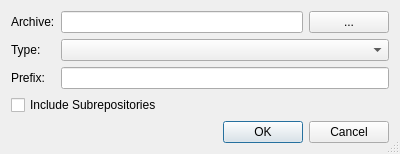
<?xml version="1.0" encoding="UTF-8"?>
<ui version="4.0">
 <class>HgArchiveDialog</class>
 <widget class="QDialog" name="HgArchiveDialog">
  <property name="geometry">
   <rect>
    <x>0</x>
    <y>0</y>
    <width>400</width>
    <height>145</height>
   </rect>
  </property>
  <property name="windowTitle">
   <string>Mercurial Archive</string>
  </property>
  <property name="sizeGripEnabled">
   <bool>true</bool>
  </property>
  <layout class="QGridLayout" name="gridLayout">
   <item row="0" column="0">
    <widget class="QLabel" name="label">
     <property name="text">
      <string>Archive:</string>
     </property>
    </widget>
   </item>
   <item row="0" column="1">
    <widget class="QLineEdit" name="archiveEdit">
     <property name="toolTip">
      <string>Enter the file name of the archive</string>
     </property>
    </widget>
   </item>
   <item row="0" column="2">
    <widget class="QPushButton" name="archiveButton">
     <property name="toolTip">
      <string>Press to select the archive file name via a file selection dialog</string>
     </property>
     <property name="text">
      <string>...</string>
     </property>
    </widget>
   </item>
   <item row="1" column="0">
    <widget class="QLabel" name="label_3">
     <property name="text">
      <string>Type:</string>
     </property>
    </widget>
   </item>
   <item row="1" column="1" colspan="2">
    <widget class="QComboBox" name="typeComboBox">
     <property name="toolTip">
      <string>Select the archive type</string>
     </property>
    </widget>
   </item>
   <item row="2" column="0">
    <widget class="QLabel" name="label_2">
     <property name="text">
      <string>Prefix:</string>
     </property>
    </widget>
   </item>
   <item row="2" column="1" colspan="2">
    <widget class="QLineEdit" name="prefixEdit">
     <property name="toolTip">
      <string>Enter the directory prefix for the files in the archive</string>
     </property>
    </widget>
   </item>
   <item row="3" column="0" colspan="3">
    <widget class="QCheckBox" name="subReposCheckBox">
     <property name="toolTip">
      <string>Select to recurse into subrepositories</string>
     </property>
     <property name="text">
      <string>Include Subrepositories</string>
     </property>
    </widget>
   </item>
   <item row="4" column="0" colspan="3">
    <widget class="QDialogButtonBox" name="buttonBox">
     <property name="orientation">
      <enum>Qt::Horizontal</enum>
     </property>
     <property name="standardButtons">
      <set>QDialogButtonBox::Cancel|QDialogButtonBox::Ok</set>
     </property>
    </widget>
   </item>
  </layout>
 </widget>
 <tabstops>
  <tabstop>archiveEdit</tabstop>
  <tabstop>archiveButton</tabstop>
  <tabstop>typeComboBox</tabstop>
  <tabstop>prefixEdit</tabstop>
  <tabstop>subReposCheckBox</tabstop>
  <tabstop>buttonBox</tabstop>
 </tabstops>
 <resources/>
 <connections>
  <connection>
   <sender>buttonBox</sender>
   <signal>accepted()</signal>
   <receiver>HgArchiveDialog</receiver>
   <slot>accept()</slot>
   <hints>
    <hint type="sourcelabel">
     <x>248</x>
     <y>254</y>
    </hint>
    <hint type="destinationlabel">
     <x>157</x>
     <y>274</y>
    </hint>
   </hints>
  </connection>
  <connection>
   <sender>buttonBox</sender>
   <signal>rejected()</signal>
   <receiver>HgArchiveDialog</receiver>
   <slot>reject()</slot>
   <hints>
    <hint type="sourcelabel">
     <x>316</x>
     <y>260</y>
    </hint>
    <hint type="destinationlabel">
     <x>286</x>
     <y>274</y>
    </hint>
   </hints>
  </connection>
 </connections>
</ui>
